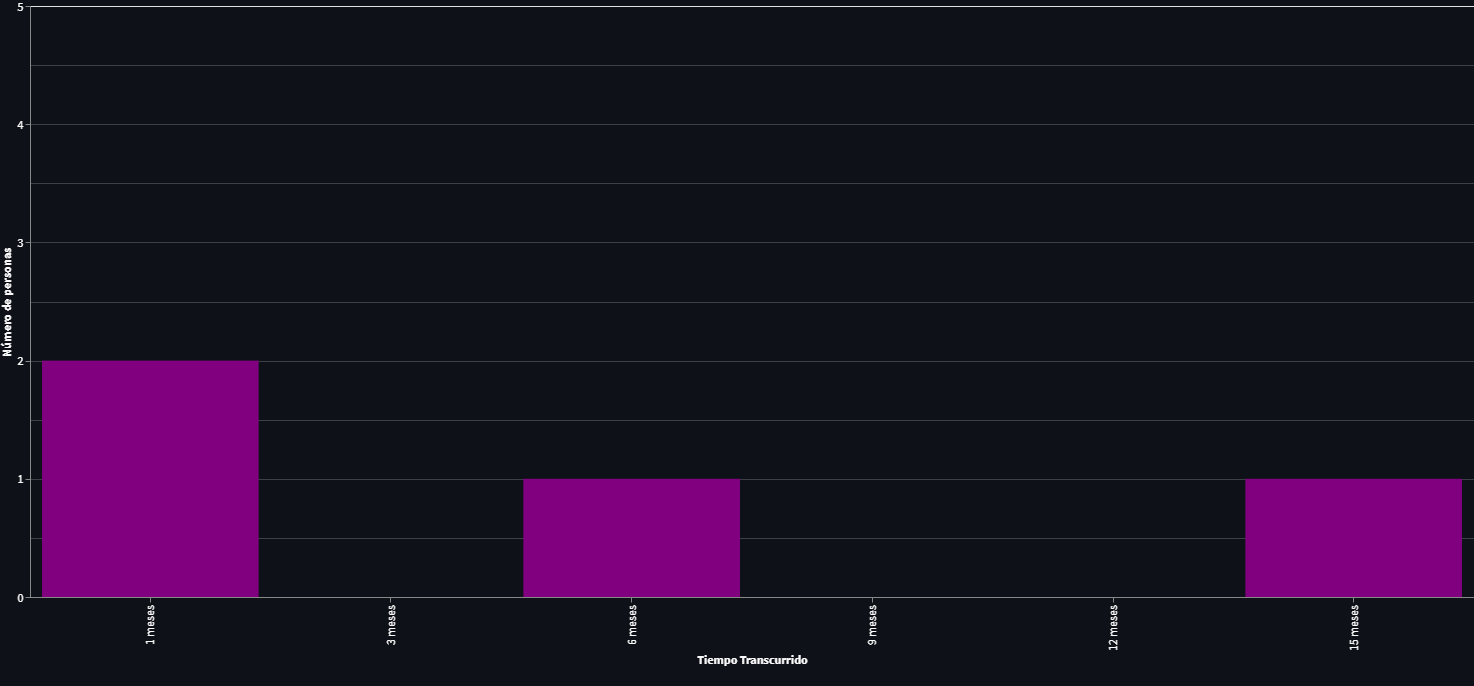

Source code (Python):
import pandas as pd
import pyrebase as pb
import streamlit as st
import datetime as dt
from datetime import date
from datetime import timedelta
import altair as alt


# Funcion que calcula el rango de dias entre una fecha y otra
def date_range(start, end):
    delta = end - start
    days = [start + timedelta(days=i) for i in range(delta.days + 1)]
    return delta.days


# Base de datos
firebaseConfig = {
  "apiKey": "AIzaSyArmVriibDlBkIJ_3yURB1e3QprmU1z3hY",
  "authDomain": "proyectofinalpcd-816d5.firebaseapp.com",
  "databaseURL": "https://proyectofinalpcd-816d5-default-rtdb.europe-west1.firebasedatabase.app",
  "projectId": "proyectofinalpcd-816d5",
  "storageBucket": "proyectofinalpcd-816d5.appspot.com",
  "messagingSenderId": "341285184166",
  "appId": "1:341285184166:web:988dd980f771f7b150ca67",
  "measurementId": "G-6DE3ERD9GD"
};

firebase = pb.initialize_app(firebaseConfig)
sign_in_up = firebase.auth()
dd_bb = firebase.database()
# Login
mail = "lembajosa@gmail.com"
password = "patata123"
user = sign_in_up.sign_in_with_email_and_password(mail, password)

#Se aniaden otro usuarios para realizar las pruebas

dd_bb.child("Usuarios/MtxK7EJ7D3xFVkCIZXe/Nombre").set("Prueba")
dd_bb.child("Usuarios/MtxK7EJ7D3xFVkCIZXe/Datos_de_vacunacion/Fecha_de_Vacunación").set("2021-11-14")

dd_bb.child("Usuarios/HfjgYt6Fvdu5kPj4vg3/Nombre").set("Prueba2")
dd_bb.child("Usuarios/HfjgYt6Fvdu5kPj4vg3/Datos_de_vacunacion/Fecha_de_Vacunación").set("2020-08-22")

dd_bb.child("Usuarios/Kghru6idFeSai9KIf3q/Nombre").set("Prueba3")
dd_bb.child("Usuarios/Kghru6idFeSai9KIf3q/Datos_de_vacunacion/Fecha_de_Vacunación").set("2021-11-23")


# Se obtienen todos los usuarios
all_users = dd_bb.child("Usuarios").get()
# Fecha actual
tiempo_actual = date.today()

x = []
y = []

# Variables donde se guardaran los resultados
UnoMeses = 0
TresMeses = 0
SeisMeses = 0
NueveMeses = 0
DoceMeses = 0
QuinceMeses = 0


contador = 0;
# Se recorre todos los usuarios en busca de la fecha de vacunancion
for users in all_users.each():
    if 'Fecha_de_Vacunación' in str(users.val()):
        ult_vacuna = dd_bb.child("Usuarios/" + str(users.key()) + "/Datos_de_vacunacion/Fecha_de_Vacunación").get()
        # Las fechas se guardan en un array
        x.append(ult_vacuna.val())
        # Se guarda en y la fecha dividida con el split
        y = str(x[contador]).split("-")

        # Se guardan en arrays
        anio_vacuna = int(y[0])
        mes_vacuna = int(y[1])
        dia_vacuna = int(y[2])

        # Se crea la fecha con los datos guardados
        tiempo_ult_vacuna = dt.date(anio_vacuna, mes_vacuna, dia_vacuna)

        # Se obtienen las diferentes partes de la fecha actual
        anio = tiempo_actual.year
        mes = tiempo_actual.month
        dia = tiempo_actual.day

        # Se guardan los dias entre las dos fechas
        dias_pasado = date_range(tiempo_ult_vacuna, tiempo_actual)
        meses_pasados = int(dias_pasado / 30)
        anios = int(meses_pasados / 12)

        # Se realizan las comprobaciones necesarias
        if dias_pasado < 30:
            print(dias_pasado)
        elif 1 <= meses_pasados <=2:
            UnoMeses +=1
        elif 3 <= meses_pasados <= 5:
            TresMeses +=1
        elif 6 <= meses_pasados <= 8:
            SeisMeses +=1
        elif 9 <= meses_pasados <= 11:
            NueveMeses +=1
        elif 12 <= meses_pasados <= 14:
            DoceMeses +=1
        elif meses_pasados >= 15:
            QuinceMeses +=1

        # Una vez terminada de sumar 1, en el mes correspondiente, se suma el contador y realiza lo mismo con los siguientes usaurios
        contador+=1


# Se cargan los valores del grafico
source = pd.DataFrame({
    'Tiempo transcurrido': ["1 meses", "3 meses", "6 meses", "9 meses", "12 meses", "15 meses"],
    'Número de personas': [UnoMeses, TresMeses, SeisMeses, NueveMeses, DoceMeses, QuinceMeses]
})

chart = alt.Chart(source).mark_bar(color='purple').encode(
    x=alt.X("Tiempo transcurrido:O", title="Tiempo Transcurrido", sort=["1 meses", "3 meses", "6 meses", "9 meses", "12 meses", "15 meses"]),
    y=alt.Y("Número de personas:Q", title="Número de personas", axis=alt.Axis(tickMinStep=1), scale=alt.Scale(domain=(0, contador+1))),
)

st.altair_chart(chart)
